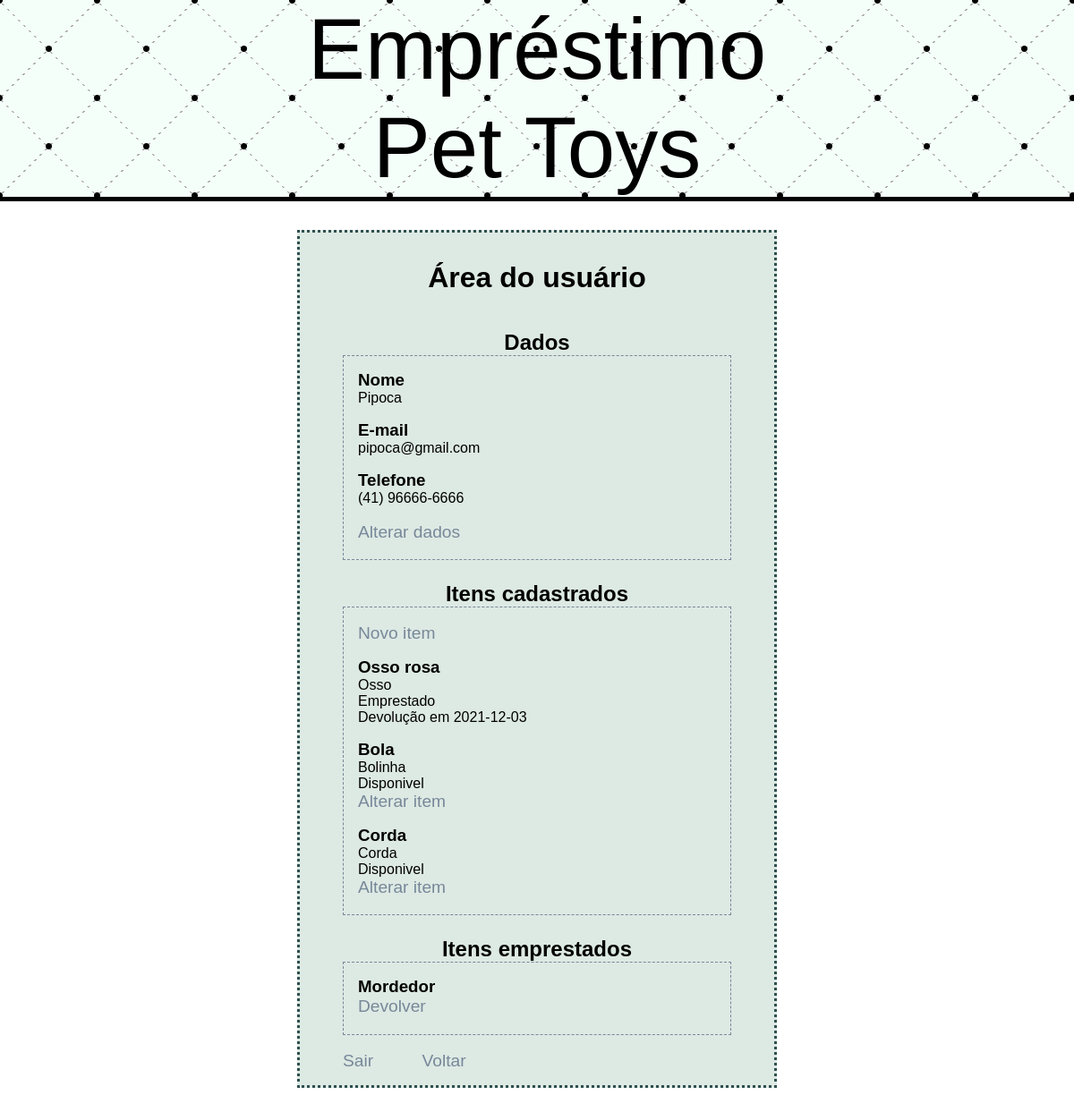
The app's page /dados.php (signed in) with its own data.
### tables this page shows
CREATE TABLE IF NOT EXISTS `itens` (
  `id` int(11) NOT NULL AUTO_INCREMENT,
  `nomeitem` varchar(220) NOT NULL,
  `descricao` varchar(440) NOT NULL,
  `categoria` varchar(220) NOT NULL,
  `foto` mediumblob,
  `situacao` varchar(220) NOT NULL DEFAULT 'Disponível',
  `dono` varchar(220) NOT NULL,
  `contatodono` varchar(220) NOT NULL,
  `emprestadopara` varchar(220) DEFAULT NULL,
  `dataemp` datetime DEFAULT NULL,
  `datadev` date DEFAULT NULL,
  PRIMARY KEY (`id`)
);

### dados.php (the view, shortened to what this page needs)
<?php
    include_once ("conexao.php");
?>
<!DOCTYPE html>
<html lang="pt-br">
<head>
    <link rel="stylesheet" href="style.css">
</head>
<body>
    <header>
        <div id="titulo">Empréstimo<br>Pet Toys</div>
    </header>
    <section class="central">
        <div class="cadastro">
            <h1 style="text-align: center;">Área do usuário</h1>
            <h2>Dados</h2>
            <div class="divisao">
            <h3>Nome</h3>
            <p><?php echo $_SESSION['usuarioNome'];?></p>
            <h3>E-mail</h3>
            <p><?php echo $_SESSION['usuarioEmail'];?></p></p>
            <h3>Telefone</h3>
            <p><?php echo $_SESSION['usuarioTelefone'];?></p></p>
            <br><a class="botao" href="alterar_cadastro.php">Alterar dados</a>
            </div>
            <h2>Itens cadastrados</h2>
            <div class="divisao">
            <br><a class="botao" href="novoitem.php">Novo item</a>
            <?php
                $email = $_SESSION['usuarioEmail'];
                $result_itens = "SELECT * FROM itens WHERE dono = '$email'";
                $resultado_itens = mysqli_query($conn, $result_itens);
                while ($row_itens = mysqli_fetch_assoc($resultado_itens)) {
                    $iditem = $row_itens['id'];
                    $nomeitem = $row_itens['nomeitem'];
                    $categoria = $row_itens['categoria'];
                    $situacao = $row_itens['situacao'];
                    $datadev = $row_itens['datadev'];
                    echo "<h3>$nomeitem</h3>";
                    echo "<p>$categoria</p>";
                    echo "<p>$situacao</p>";
                    if ($situacao == 'Emprestado') {
                        echo "<p>Devolução em $datadev</p>";
                    } else {
                        echo "<a class='botao' href='alterar_item.php?iditem=$iditem'>Alterar item</a>";
                    }
                }
            ?>
            </div>
            <h2>Itens emprestados</h2>
            <div class="divisao">
            <?php
                $email = $_SESSION['usuarioEmail'];
                $result_itens = "SELECT * FROM itens WHERE emprestadopara = '$email'";
                $resultado_itens = mysqli_query($conn, $result_itens);
                while ($row_itens = mysqli_fetch_assoc($resultado_itens)) {
                    $id = $row_itens['id'];
                    $nomeitem = $row_itens['nomeitem'];
                    echo "<h3>$nomeitem</h3>";
                    echo "<a class='botao' href='devolver.php?id=$id'>Devolver</a>";
                }
            ?>
            </div>
            <br>
            <a class="botao" href="logout.php">Sair</a>
            <a style="margin-left: 50px;" class="botao" href="index.php">Voltar</a>
        </div>
    </section>
</body>
</html>

### style.css (style rules this page uses)
* { margin: 0px; padding: 0px; font-family: 'Franklin Gothic Medium', 'Arial Narrow', Arial, sans-serif; }
header { border-bottom: 5px solid black; text-align: center; width: 100%; background: radial-gradient(black 3px, transparent 4px), radial-gradient(black 3px, transparent 4px), linear-gradient(mintcream 4px, transparent 0), linear-gradient(45deg, transparent 74px, transparent 75px, #a4a4a4 75px, #a4a4a4 76px, transparent 77px, transparent 109px), linear-gradient(-45deg, transparent 75px, transparent 76px, #a4a4a4 76px, #a4a4a4 77px, transparent 78px, transparent 109px), mintcream; background-size: 109px 109px, 109px 109px,100% 6px, 109px 109px, 109px 109px; background-position: 54px 55px, 0px 0px, 0px 0px, 0px 0px, 0px 0px; }
header > #titulo { font-family: Impact, Haettenschweiler, 'Arial Narrow Bold', sans-serif; font-size: 6rem; }
.central { display: table; padding: 2rem 0rem; text-align: center; margin: auto; }
h1 { font-size: 2rem; padding: 1rem; }
h2 { margin-top: 1.5rem; text-align: center; }
h3 { margin-top: 1rem; }
.cadastro { text-align: left; background-color: rgb(221, 233, 227); padding: 1rem 3rem; border: 3px dotted darkslategrey; }
.botao { text-decoration: none; font-size: 1.2rem; color: lightslategray; }
.divisao { border: 1px dashed lightslategray; padding: 0rem 1rem 1.2rem 1rem; width: 25rem; }

### records on screen
itens: nomeitem "Osso rosa", categoria "Osso", situacao "Emprestado", datadev "2021-12-03"
itens: nomeitem "Bola", categoria "Bolinha", situacao "Disponivel"
itens: nomeitem "Corda", categoria "Corda", situacao "Disponivel"
itens: nomeitem "Mordedor"

### other values on screen
$_SESSION['usuarioNome'] "Pipoca"
$_SESSION['usuarioEmail'] "pipoca@gmail.com"
$_SESSION['usuarioTelefone'] "(41) 96666-6666"
